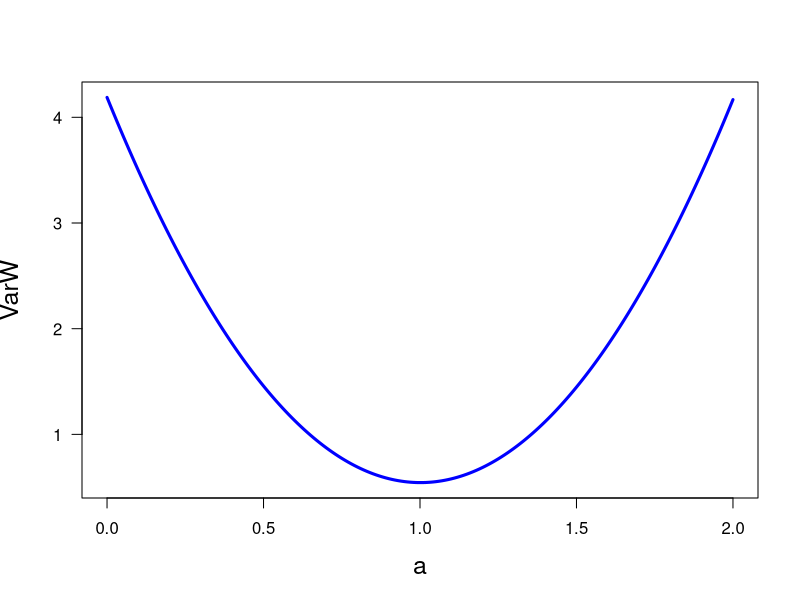

Write the R code that produced this figure.
print('file: SolutionPointEstPoissonVarW.R')
# EXERCISE & SOLUTION: Poisson lambda_est = a*mean+(1-a)*var
set.seed(1953)
M = 1e4   # number of Monte-Carlo runs
n = 5      # sample size
lambda1 = 2.7  # rate (mean number of events) = variance
muest = numeric(M); varest = numeric(M)
for(m in 1:M) {r = rpois(n,lambda=lambda1);
muest[m]=mean(r); varest[m]=var(r)}
a = seq(0,2,0.01); L = length(a)
VarW = numeric(L); Wa = numeric(M)
for(k in 1:L) {Wa=a[k]*muest+(1-a[k])*varest; VarW[k] = var(Wa)}
aopt = a[which.min(VarW)]
# png('PoissonWa161224.png',width=16,height=12,units='cm',res=300)
plot(a,VarW,type='l',lwd=3,col='blue',xlab='a',ylab='VarW',las=1,cex.lab=1.5)
# dev.off()
